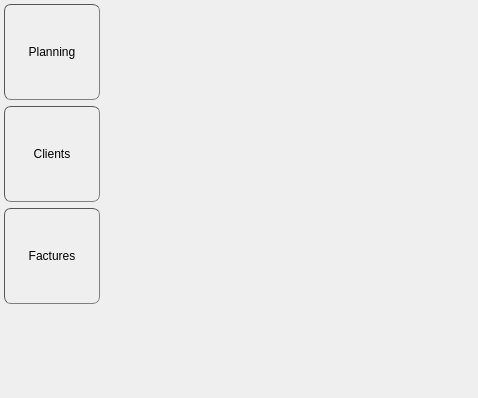
<?xml version="1.0" encoding="UTF-8"?>
<ui version="4.0">
 <class>MainWindow</class>
 <widget class="QFrame" name="MainWindow">
  <property name="geometry">
   <rect>
    <x>0</x>
    <y>0</y>
    <width>478</width>
    <height>398</height>
   </rect>
  </property>
  <property name="styleSheet">
   <string notr="true">QLineEdit, QSpinBox, QDoubleSpinBox
{
	color:						#000000;
	padding:					4px;
	border-style:			inset;
	border-width: 			1px;
	border-radius:			5px;
	border-color:			#555555;
	background-color:	qlineargradient(	spread:pad,
																x1:0, y1:0,
																x2:0, y2:1,
																stop:0		#FFFFFF,
																stop:1		#DDDDDD);
}

QPushButton
{
	color:						#000000;
	padding:					4px;
	border-style:			inset;
	border-width: 			1px;
	border-radius:			7px;
	border-color:			#555555;
	background-color:	qlineargradient(	spread:pad,
																x1:0, y1:0,
																x2:0, y2:1,
																stop:0		#FFFFFF,
																stop:1		#D4D4D4);
}

QPushButton:pressed, :checked 
{
	font-weight:			bold;
	border-style:			outset;
	background-color:	qlineargradient(	spread:pad,
																x1:0, y1:0,
																x2:0, y2:1,
																stop:0		#EEEEEE,
																stop:1		#CCCCCC);
 }

QPushButton:hover
{
	border-color:			#000000;
}

.ButtonGreen
{
	background-color:	qlineargradient(	spread:pad,
																x1:0, y1:0,
																x2:0, y2:1,
																stop:0		#3FC556,
																stop:1		#038717);
}

.ButtonGreen::image
{
subcontrol-position: right bottom;
}

.NoBorder
{
	border-style:			None;
}

.Header
{
	background-color:	#D4D4D4;
	border-style:			inset;
	border-width:			1px;
	border-color:			#777777;
}

.Title
{
	color:					#000000;
	font-weight:		normal;
	font-style:			italic;
	font-size:				14pt;
	font-family:			&quot;Verdana&quot;;
}

.Panel
{
	background-color:	qlineargradient(spread:pad,
															 x1:0, y1:0,
															 x2:0, y2:1,
															 stop:0		#E3E3E3,
															 stop:0.2	#E3E3E3,
															 stop:1		#D2D2D2);
	border-style:			outset;
	border-width:			1px 0px 0px 1px;
	border-color:			#FFFFFF;
}
</string>
  </property>
  <property name="class" stdset="0">
   <string>NoBorder</string>
  </property>
  <layout class="QHBoxLayout" name="horizontalLayout_2">
   <property name="spacing">
    <number>0</number>
   </property>
   <property name="margin">
    <number>0</number>
   </property>
   <item>
    <widget class="QFrame" name="frameButtons">
     <property name="class" stdset="0">
      <string>Header</string>
     </property>
     <layout class="QVBoxLayout" name="verticalLayout">
      <property name="margin">
       <number>4</number>
      </property>
      <item>
       <widget class="QPushButton" name="buttonBooking">
        <property name="minimumSize">
         <size>
          <width>96</width>
          <height>96</height>
         </size>
        </property>
        <property name="maximumSize">
         <size>
          <width>96</width>
          <height>96</height>
         </size>
        </property>
        <property name="text">
         <string>Planning</string>
        </property>
       </widget>
      </item>
      <item>
       <widget class="QPushButton" name="buttonClients">
        <property name="minimumSize">
         <size>
          <width>96</width>
          <height>96</height>
         </size>
        </property>
        <property name="maximumSize">
         <size>
          <width>96</width>
          <height>96</height>
         </size>
        </property>
        <property name="text">
         <string>Clients</string>
        </property>
       </widget>
      </item>
      <item>
       <widget class="QPushButton" name="buttonBills">
        <property name="minimumSize">
         <size>
          <width>96</width>
          <height>96</height>
         </size>
        </property>
        <property name="maximumSize">
         <size>
          <width>96</width>
          <height>96</height>
         </size>
        </property>
        <property name="text">
         <string>Factures</string>
        </property>
       </widget>
      </item>
      <item>
       <spacer name="verticalSpacer">
        <property name="orientation">
         <enum>Qt::Vertical</enum>
        </property>
        <property name="sizeHint" stdset="0">
         <size>
          <width>20</width>
          <height>40</height>
         </size>
        </property>
       </spacer>
      </item>
     </layout>
    </widget>
   </item>
   <item>
    <widget class="QFrame" name="frameContent">
     <layout class="QVBoxLayout" name="verticalLayout_2">
      <property name="spacing">
       <number>0</number>
      </property>
      <property name="margin">
       <number>0</number>
      </property>
      <item>
       <widget class="QStackedWidget" name="content">
        <property name="class" stdset="0">
         <string>Panel</string>
        </property>
        <widget class="ClientList" name="clientList"/>
        <widget class="BookingList" name="bookingList"/>
        <widget class="QFrame" name="billList"/>
        <widget class="QWidget" name="page">
         <layout class="QGridLayout" name="gridLayout">
          <item row="0" column="0">
           <widget class="QPushButton" name="pushButton">
            <property name="text">
             <string>PushButton</string>
            </property>
            <property name="class" stdset="0">
             <string>Button</string>
            </property>
           </widget>
          </item>
          <item row="0" column="1">
           <widget class="QPushButton" name="pushButton_2">
            <property name="text">
             <string>PushButton</string>
            </property>
            <property name="icon">
             <iconset resource="../loteliQt.qrc">
              <normaloff>:/resources/addIcon.png</normaloff>:/resources/addIcon.png</iconset>
            </property>
            <property name="class" stdset="0">
             <string>Button ButtonGreen</string>
            </property>
           </widget>
          </item>
          <item row="1" column="0" colspan="2">
           <widget class="QLineEdit" name="lineEdit"/>
          </item>
          <item row="2" column="0">
           <spacer name="verticalSpacer_2">
            <property name="orientation">
             <enum>Qt::Vertical</enum>
            </property>
            <property name="sizeHint" stdset="0">
             <size>
              <width>20</width>
              <height>40</height>
             </size>
            </property>
           </spacer>
          </item>
          <item row="0" column="2">
           <spacer name="horizontalSpacer">
            <property name="orientation">
             <enum>Qt::Horizontal</enum>
            </property>
            <property name="sizeHint" stdset="0">
             <size>
              <width>40</width>
              <height>20</height>
             </size>
            </property>
           </spacer>
          </item>
         </layout>
        </widget>
       </widget>
      </item>
     </layout>
    </widget>
   </item>
  </layout>
 </widget>
 <customwidgets>
  <customwidget>
   <class>ClientList</class>
   <extends>QFrame</extends>
   <header>Client.ClientList</header>
   <container>1</container>
  </customwidget>
  <customwidget>
   <class>BookingList</class>
   <extends>QFrame</extends>
   <header>Booking.BookingList</header>
   <container>1</container>
  </customwidget>
 </customwidgets>
 <resources>
  <include location="../loteliQt.qrc"/>
 </resources>
 <connections/>
</ui>
